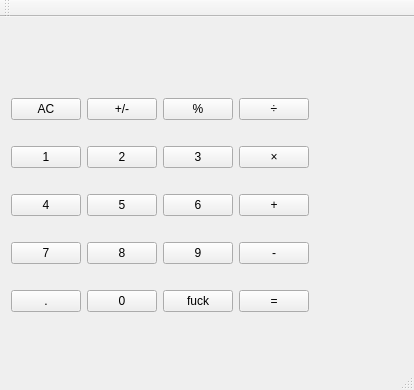
<?xml version="1.0" encoding="UTF-8"?>
<ui version="4.0">
 <class>MainWindow</class>
 <widget class="QMainWindow" name="MainWindow">
  <property name="geometry">
   <rect>
    <x>0</x>
    <y>0</y>
    <width>414</width>
    <height>390</height>
   </rect>
  </property>
  <property name="windowTitle">
   <string>MainWindow</string>
  </property>
  <widget class="QWidget" name="centralWidget">
   <widget class="QWidget" name="gridLayoutWidget">
    <property name="geometry">
     <rect>
      <x>0</x>
      <y>50</y>
      <width>320</width>
      <height>281</height>
     </rect>
    </property>
    <layout class="QGridLayout" name="gridLayout">
     <item row="4" column="1">
      <widget class="QPushButton" name="btn0">
       <property name="text">
        <string>0</string>
       </property>
      </widget>
     </item>
     <item row="1" column="2">
      <widget class="QPushButton" name="btn3">
       <property name="text">
        <string>3</string>
       </property>
      </widget>
     </item>
     <item row="3" column="1">
      <widget class="QPushButton" name="btn8">
       <property name="text">
        <string>8</string>
       </property>
      </widget>
     </item>
     <item row="0" column="2">
      <widget class="QPushButton" name="btnPer">
       <property name="text">
        <string>%</string>
       </property>
      </widget>
     </item>
     <item row="0" column="1">
      <widget class="QPushButton" name="btnPlus">
       <property name="text">
        <string>+/-</string>
       </property>
      </widget>
     </item>
     <item row="3" column="0">
      <widget class="QPushButton" name="btn7">
       <property name="text">
        <string>7</string>
       </property>
      </widget>
     </item>
     <item row="0" column="0">
      <widget class="QPushButton" name="btnClear">
       <property name="text">
        <string>AC</string>
       </property>
      </widget>
     </item>
     <item row="2" column="1">
      <widget class="QPushButton" name="btn5">
       <property name="text">
        <string>5</string>
       </property>
      </widget>
     </item>
     <item row="1" column="0">
      <widget class="QPushButton" name="btn1">
       <property name="text">
        <string>1</string>
       </property>
      </widget>
     </item>
     <item row="1" column="1">
      <widget class="QPushButton" name="btn2">
       <property name="text">
        <string>2</string>
       </property>
      </widget>
     </item>
     <item row="4" column="0">
      <widget class="QPushButton" name="btnDot">
       <property name="text">
        <string>.</string>
       </property>
      </widget>
     </item>
     <item row="3" column="2">
      <widget class="QPushButton" name="btn9">
       <property name="text">
        <string>9</string>
       </property>
      </widget>
     </item>
     <item row="2" column="0">
      <widget class="QPushButton" name="btn4">
       <property name="text">
        <string>4</string>
       </property>
      </widget>
     </item>
     <item row="2" column="2">
      <widget class="QPushButton" name="btn6">
       <property name="text">
        <string>6</string>
       </property>
      </widget>
     </item>
     <item row="4" column="2">
      <widget class="QPushButton" name="btnFuck">
       <property name="text">
        <string>fuck</string>
       </property>
      </widget>
     </item>
     <item row="3" column="3">
      <widget class="QPushButton" name="btnSub">
       <property name="text">
        <string>-</string>
       </property>
      </widget>
     </item>
     <item row="2" column="3">
      <widget class="QPushButton" name="btnAdd">
       <property name="text">
        <string>+</string>
       </property>
      </widget>
     </item>
     <item row="1" column="3">
      <widget class="QPushButton" name="btnMul">
       <property name="text">
        <string>×</string>
       </property>
      </widget>
     </item>
     <item row="0" column="3">
      <widget class="QPushButton" name="btnDiv">
       <property name="text">
        <string>÷</string>
       </property>
      </widget>
     </item>
     <item row="4" column="3">
      <widget class="QPushButton" name="btnEqu">
       <property name="text">
        <string>=</string>
       </property>
      </widget>
     </item>
    </layout>
   </widget>
   <widget class="QLabel" name="label">
    <property name="geometry">
     <rect>
      <x>20</x>
      <y>10</y>
      <width>321</width>
      <height>31</height>
     </rect>
    </property>
    <property name="text">
     <string/>
    </property>
   </widget>
  </widget>
  <widget class="QMenuBar" name="menuBar">
   <property name="geometry">
    <rect>
     <x>0</x>
     <y>0</y>
     <width>414</width>
     <height>23</height>
    </rect>
   </property>
  </widget>
  <widget class="QToolBar" name="mainToolBar">
   <attribute name="toolBarArea">
    <enum>TopToolBarArea</enum>
   </attribute>
   <attribute name="toolBarBreak">
    <bool>false</bool>
   </attribute>
  </widget>
  <widget class="QStatusBar" name="statusBar"/>
 </widget>
 <layoutdefault spacing="6" margin="11"/>
 <resources/>
 <connections/>
</ui>
